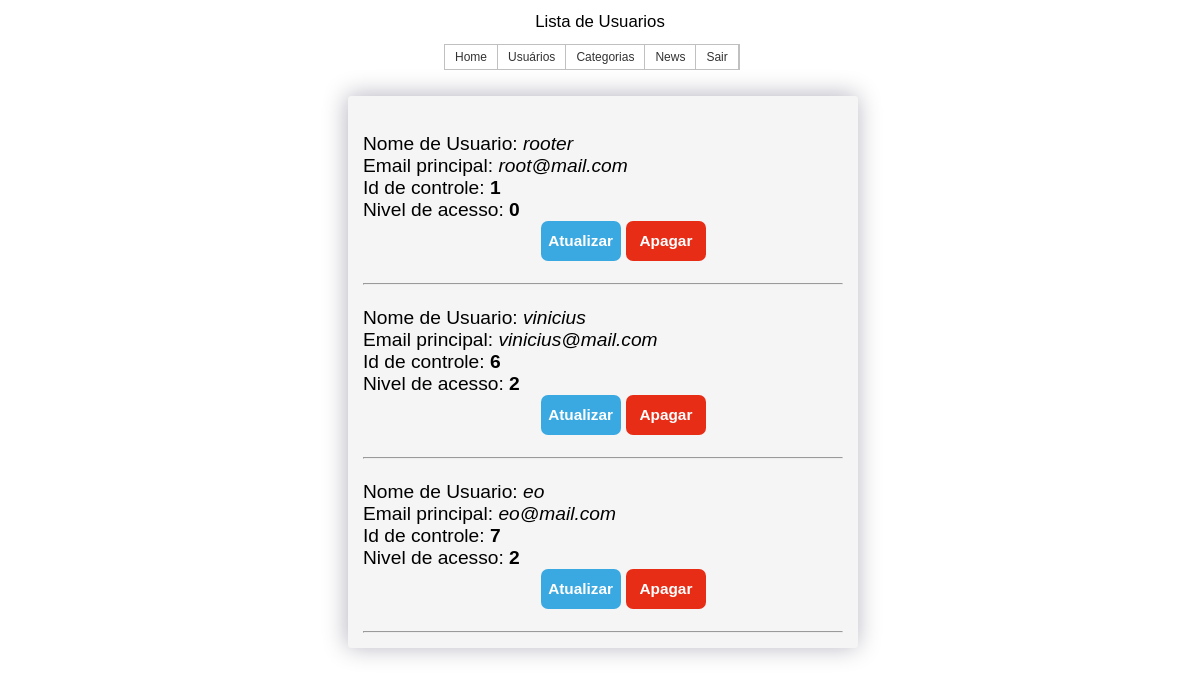
The app's page /admin/userlist.php (signed in) with its own data.
### tables this page shows
CREATE TABLE `usuario` (
  `id_usuario` int(11) NOT NULL,
  `nome` varchar(50) NOT NULL,
  `email` varchar(90) NOT NULL,
  `senha` varchar(14) NOT NULL,
  `nivel` enum('0','1','2') NOT NULL
);

### admin/userlist.php (the view, shortened to what this page needs)
<?php
require_once("../inc/usercontrol.php");
$sql = "SELECT * FROM usuario";
$q = $conexao->query($sql);
 ?>
<!doctype html>
<html>
<head>
<link rel="stylesheet" type="text/css" href="../css/estilobackend.css">
</head>
<body>
	<header>Lista de Usuarios</header>
	<nav>
		<?php
		include("../inc/menu.php");
		 ?>
	</nav>
	<main>
		<article>
			<div class="content">
			<section>
				<?php
				while($r = mysqli_fetch_array($q)){ ?>
					<br>
					<div class='result'>
					<div class='nome'>Nome de Usuario: <i><?php echo $r['nome']; ?></i></div>
					<div> Email principal: <i><?php echo $r['email'];?></i></div>
					<div>Id de controle: <b><?php echo $r['id_usuario'];?></b> </div>
					<div>Nivel de acesso: <b><?php echo $r['nivel'];?></b> </div>
					<div class="buttons">
					<button class="alterar"><a class="linkw" href="userup.php?id=<?php echo $r['id_usuario'];?>" >Atualizar</a></button>
					<button class="excluir"><a class="linkw" href="userdel.php?id=<?php echo $r['id_usuario'];?>" >Apagar</a></button>
					<br><br>
					</div>
					<hr>
					</div>
			<?php	}
				?>
			</section>
			</div>
		</article>
	</main>
</body>
</html>

### inc/menu.php (shortened to what this page needs)
	<ul class="menu">
	<li><a href="home.php">Home</a></li>
	<li><a href="#">Usuários</a>
	</li>
	<li ><a href="#">Categorias</a>
	</li>
	<li ><a href="">News</a>
	</li>
	<li class="lisair">
		<?php
	if(!isset($_SESSION['liberado'])){
		echo '<a href="index.php">Logar</a>';
		}else{
		echo '<a href="sair.php">Sair</a>';
	}
 	?>
	</li>
</ul><br><br>

### css/estilobackend.css (style rules this page uses)
* { margin: 0; padding: 0; }
body { font-family: arial, helvetica, sans-serif; font-size: 12px; }
.menu { list-style: none; border: 1px solid #c0c0c0; float: left; margin-left: 37%; }
.menu li { position: relative; float: left; border-right: 1px solid #c0c0c0; }
.menu li a { color:#333; text-decoration: none; padding: 5px 10px; display: block; }
.content { border-radius: 3px; box-sizing: content-box; margin: 2% 29%; width: 40%; background: #F5F5F5 ; color: black; font-size: 160%; min-height: auto; padding: 15px; text-align: left; box-shadow:-1px -1px 25px rgba(2, 4, 44, 0.3); clear: both; }
header { font-size: 140%; text-align: center; margin: 1%; }
.cadastrar, .alterar, .excluir { width: 80px; height: 40px; border-radius: 7px; border: none; color: white; font-weight: bold; font-size: 80%; }
.cadastrar, .alterar { background-color: #3AA9E1; }
.excluir { background-color: #E82D17; }
.linkw { text-decoration: none; color: white; }
.buttons { margin-left: 37%; }

### records on screen
usuario: nome "rooter", email "root@mail.com", id_usuario "1", nivel "0"
usuario: nome "vinicius", email "vinicius@mail.com", id_usuario "6", nivel "2"
usuario: nome "eo", email "eo@mail.com", id_usuario "7", nivel "2"
